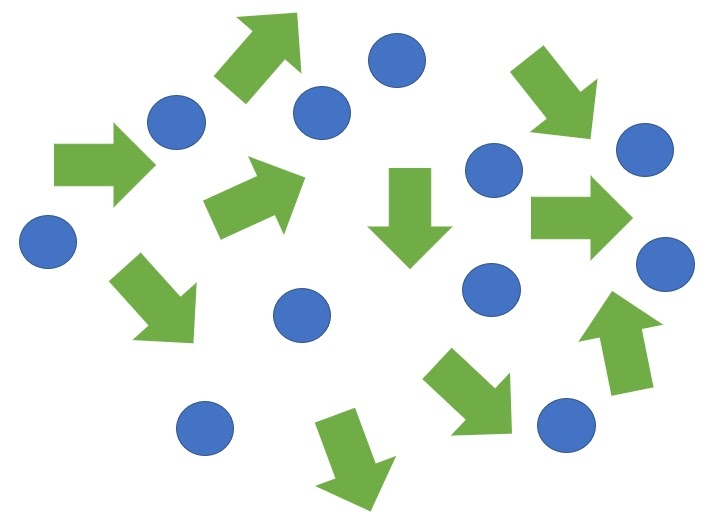
//> input picture 선형수학 실습/code/Ch14/test.jpg, 710 x 524 px, given in place of the camera
$ ./17-1   (built with g++ and OpenCV 4)
//> lines starting //> are read from the running program, lines starting //| are printed output that depends on the picture; after the words box and inside, x2 and y2 are one past the last pixel; in counts of white or black regions, pixels touching at a corner belong together
#include <opencv2/opencv.hpp>
#include <iostream>


using namespace cv;
using namespace std;


int main()
{

    Mat img_frame;


    VideoCapture cap(0);
    if (!cap.isOpened())
    {
        cout << "카메라를 열 수 없습니다." << endl;
        return -1;
    }


    while(1)
    {

        bool ret = cap.read(img_frame);
//> img_frame is the input picture: 524 rows x 710 cols, CV_8UC3; mean B, G, R 228.3, 234.6, 224.1
        if (!ret)
        {
            cout << "캡쳐 실패" << endl;
            break;
        }


        Mat img_hsv;
        cvtColor(img_frame, img_hsv, COLOR_BGR2HSV);
//> img_hsv: 524 rows x 710 cols, CV_8UC3; mean H, S, V 23.5, 29.9, 240.4


        Mat img_mask;
        Vec3b lower_blue = Vec3b(120-20, 70, 0);
        Vec3b upper_blue = Vec3b(120+20, 255, 255);
        inRange(img_hsv, lower_blue, upper_blue, img_mask);
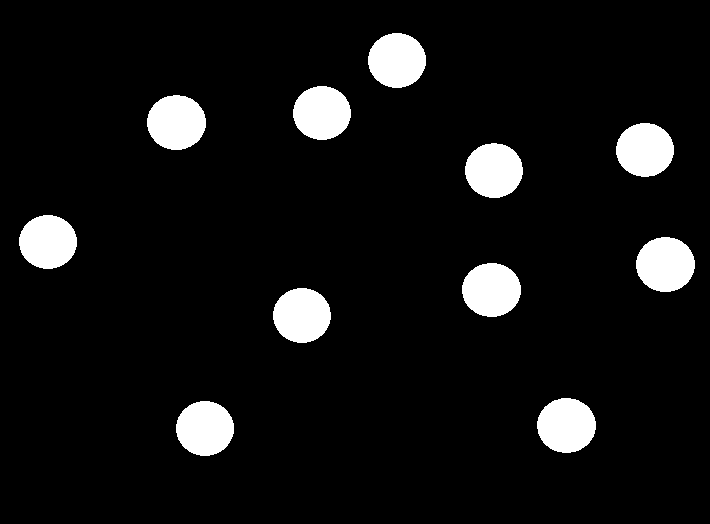
//> img_mask: 524 rows x 710 cols, CV_8UC1; 7.4% white; 11 white regions, largest, box (x1, y1, x2, y2) and area: (636, 237, 695, 292) 2541, (147, 95, 206, 150) 2540, (537, 398, 596, 453) 2535


        Mat kernel = getStructuringElement( MORPH_RECT, Size( 11, 11 ) );
        morphologyEx(img_mask, img_mask, MORPH_CLOSE, kernel);


        Mat img_result;
        bitwise_and(img_frame, img_frame, img_result, img_mask);
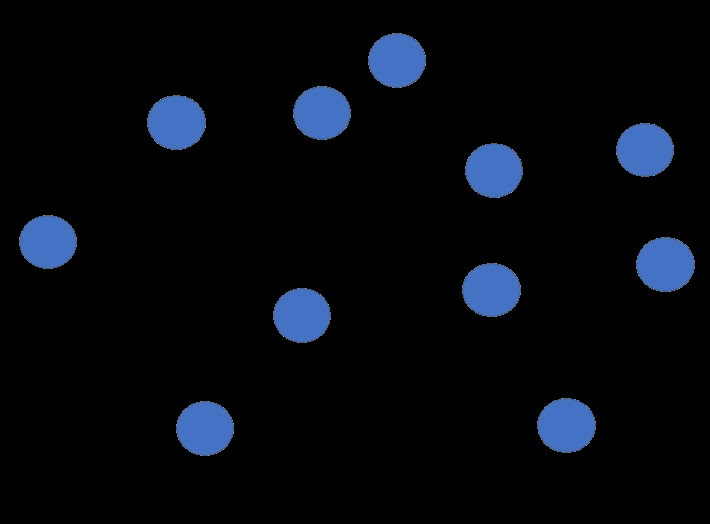
//> img_result: 524 rows x 710 cols, CV_8UC3; mean B, G, R 14.1, 8.4, 5.1


        Mat labels, stats, centroids;
        int nlabels = connectedComponentsWithStats(img_mask,
            labels, stats, centroids );
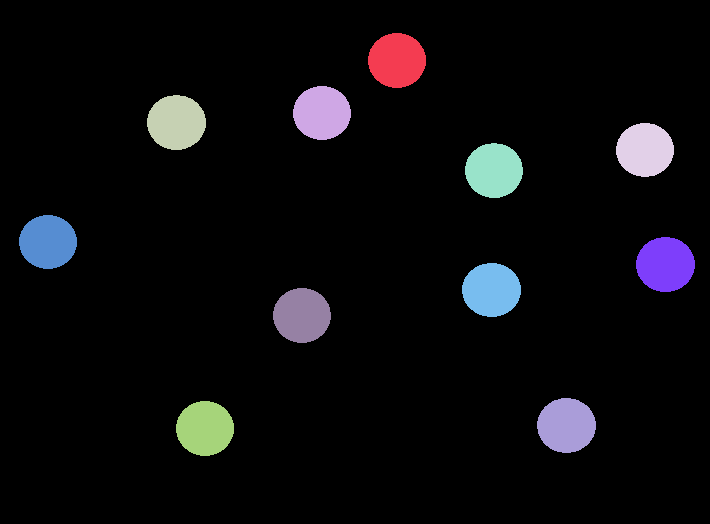
//> labels: 524 rows x 710 cols, CV_32SC1; 12 distinct labels, from 0 to 11; one colour per label, 0 black
//> stats = [[0, 0, 710, 524, 344591], [368, 33, 58, 55, 2497], [293, 86, 58, 54, 2453], [147, 95, 59, 55, 2540], [616, 123, 58, 54, 2450], [465, 143, 58, 55, 2493], [19, 215, 58, 54, 2450], [636, 237, 59, 55, 2541], [462, 263, 59, 54, 2500], [273, 288, 58, 55, 2493], [537, 398, 59, 55, 2535], [176, 401, 58, 55, 2497]]; centroids = [[351.5, 263.6], [396.5, 60], [321.5, 112.5], [176, 122], [644.5, 149.5], [493.5, 170.1], [47.52, 241.5], [665, 264], [491, 289.5], [301.5, 315], [566, 425], [204.5, 428]]; nlabels = 12


        for ( int i=0; i<nlabels; i++ )
        {

            if (i < 1)    continue;

            int area = stats.at<int>(i, CC_STAT_AREA);
            int center_x = centroids.at<double>(i,  0);
            int center_y = centroids.at<double>(i,  1);
            int left = stats.at<int>(i, CC_STAT_LEFT);
            int top = stats.at<int>(i, CC_STAT_TOP);
            int width = stats.at<int>(i, CC_STAT_WIDTH);
            int height = stats.at<int>(i, CC_STAT_HEIGHT);


            if (area > 10000){

                rectangle(img_frame, Point(left, top),
                    Point(left + width, top + height),Scalar(0, 0, 255), 3);

                circle(img_frame, Point(center_x, center_y), 5, (255, 0, 0), 3);

                putText(img_frame, std::to_string(i), Point(left + 20, top + 20),
                    FONT_HERSHEY_SIMPLEX, 1, Scalar(255, 0, 0), 3);
            }
        }
//> this loop made 12 passes
//> (area, center_x, center_y, left, top, width, height) on passes 2 to 12: (2497, 396, 59, 368, 33, 58, 55), (2453, 321, 112, 293, 86, 58, 54), (2540, 175, 122, 147, 95, 59, 55), (2450, 644, 149, 616, 123, 58, 54), (2493, 493, 170, 465, 143, 58, 55), (2450, 47, 241, 19, 215, 58, 54), (2541, 665, 264, 636, 237, 59, 55), (2500, 491, 289, 462, 263, 59, 54), (2493, 301, 314, 273, 288, 58, 55), (2535, 566, 425, 537, 398, 59, 55), (2497, 204, 427, 176, 401, 58, 55)


        imshow("Color", img_frame);
        imshow("Result", img_result);


        int key = waitKey(1);
//> the Esc key is pressed
        if (key == 27)
            break;
    }


    cap.release();
    return 0;
}

$ run again, on 선형수학 실습/code/Ch14/template.jpg
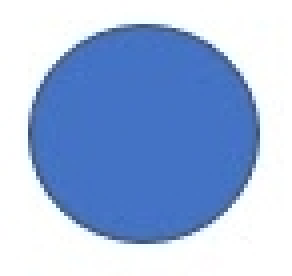
//> input picture 선형수학 실습/code/Ch14/template.jpg, 73 x 69 px, given in place of the camera (shown 4 times larger)
//> img_frame is the input picture: 69 rows x 73 cols, CV_8UC3; mean B, G, R 222.2, 184.2, 161.5
//> img_hsv: 69 rows x 73 cols, CV_8UC3; mean H, S, V 73.9, 81, 222.5
//> `inRange(img_hsv, lower_blue, upper_blue, img_mask);`:
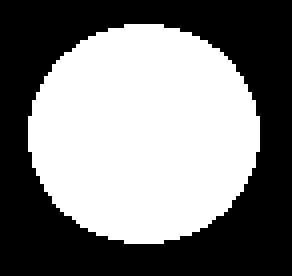
//> img_mask: 69 rows x 73 cols, CV_8UC1 (shown 4 times larger); 49.4% white; 1 white region, box (x1, y1, x2, y2) and area: (7, 6, 65, 61) 2490
//> `bitwise_and(img_frame, img_frame, img_result, img_mask);`:
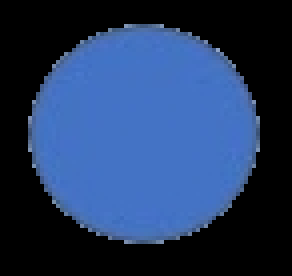
//> img_result: 69 rows x 73 cols, CV_8UC3 (shown 4 times larger); mean B, G, R 94.1, 56.2, 34.5
//> stats = [[0, 0, 73, 69, 2547], [7, 6, 58, 55, 2490]]; centroids = [[36.49, 34.99], [35.5, 32.98]]; nlabels = 2
//> the loop `for ( int i=0; i<nlabels; i++ )` made 2 passes
//> (area, center_x, center_y, left, top, width, height) on pass 2: (2490, 35, 32, 7, 6, 58, 55)
